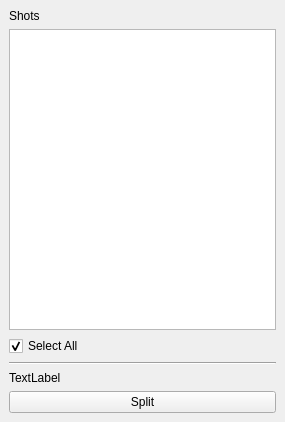
<?xml version="1.0" encoding="UTF-8"?>
<ui version="4.0">
 <class>RfSplitUI</class>
 <widget class="QMainWindow" name="RfSplitUI">
  <property name="geometry">
   <rect>
    <x>0</x>
    <y>0</y>
    <width>285</width>
    <height>422</height>
   </rect>
  </property>
  <property name="windowTitle">
   <string>MainWindow</string>
  </property>
  <widget class="QWidget" name="centralwidget">
   <layout class="QVBoxLayout" name="verticalLayout_4">
    <item>
     <layout class="QVBoxLayout" name="verticalLayout_3">
      <item>
       <widget class="QLabel" name="label">
        <property name="text">
         <string>Shots</string>
        </property>
       </widget>
      </item>
      <item>
       <widget class="QListWidget" name="listWidget"/>
      </item>
      <item>
       <widget class="QCheckBox" name="checkBox">
        <property name="text">
         <string>Select All</string>
        </property>
        <property name="checked">
         <bool>true</bool>
        </property>
       </widget>
      </item>
      <item>
       <widget class="Line" name="line">
        <property name="orientation">
         <enum>Qt::Horizontal</enum>
        </property>
       </widget>
      </item>
      <item>
       <widget class="QLabel" name="info_label">
        <property name="text">
         <string>TextLabel</string>
        </property>
       </widget>
      </item>
      <item>
       <widget class="QPushButton" name="pushButton">
        <property name="text">
         <string>Split</string>
        </property>
       </widget>
      </item>
     </layout>
    </item>
   </layout>
  </widget>
  <widget class="QMenuBar" name="menubar">
   <property name="geometry">
    <rect>
     <x>0</x>
     <y>0</y>
     <width>285</width>
     <height>21</height>
    </rect>
   </property>
  </widget>
 </widget>
 <resources/>
 <connections/>
</ui>
